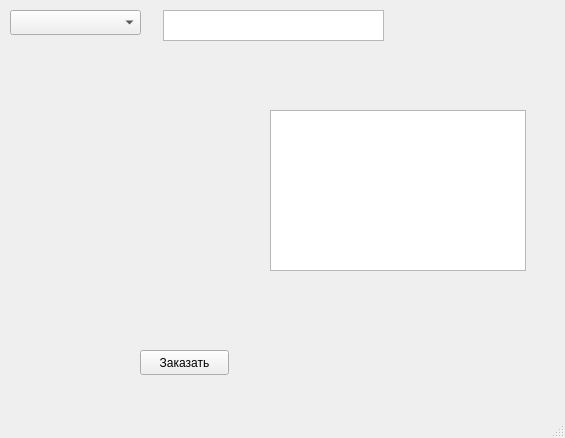
<?xml version="1.0" encoding="UTF-8"?>
<ui version="4.0">
 <class>Dialog</class>
 <widget class="QMainWindow" name="Dialog">
  <property name="geometry">
   <rect>
    <x>0</x>
    <y>0</y>
    <width>565</width>
    <height>438</height>
   </rect>
  </property>
  <property name="windowTitle">
   <string>Поиск фильмов</string>
  </property>
  <widget class="QWidget" name="centralwidget">
   <widget class="QPushButton" name="pushButton">
    <property name="geometry">
     <rect>
      <x>140</x>
      <y>350</y>
      <width>89</width>
      <height>25</height>
     </rect>
    </property>
    <property name="text">
     <string>Заказать</string>
    </property>
   </widget>
   <widget class="QTableWidget" name="checkWidget">
    <property name="geometry">
     <rect>
      <x>270</x>
      <y>110</y>
      <width>256</width>
      <height>161</height>
     </rect>
    </property>
   </widget>
   <widget class="QComboBox" name="comboBox">
    <property name="geometry">
     <rect>
      <x>10</x>
      <y>10</y>
      <width>131</width>
      <height>25</height>
     </rect>
    </property>
   </widget>
   <widget class="QTextEdit" name="textEdit">
    <property name="geometry">
     <rect>
      <x>163</x>
      <y>10</y>
      <width>221</width>
      <height>31</height>
     </rect>
    </property>
   </widget>
  </widget>
  <widget class="QMenuBar" name="menubar">
   <property name="geometry">
    <rect>
     <x>0</x>
     <y>0</y>
     <width>565</width>
     <height>22</height>
    </rect>
   </property>
  </widget>
  <widget class="QStatusBar" name="statusbar"/>
 </widget>
 <resources/>
 <connections/>
</ui>
